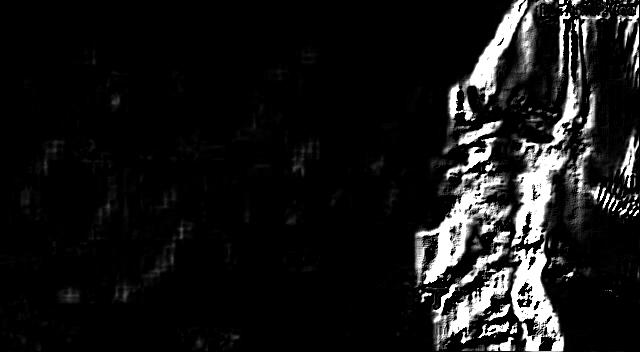
%> input picture src/prototype/022.jpg, 640 x 352 px
$ octave --eval "result = spectralResidual(imread('../022.jpg'));"   (GNU Octave 9; MATLAB toolbox functions it lacks are replaced by stand-ins)
%> lines starting %> are read from the running program, lines starting %| are printed output that depends on the picture
function map = spectralResidual(img)
inImg = im2double(rgb2gray(img));
% inImg = imresize(img, 64/size(img, 2));

%% Spectral Residual
myFFT = fft2(inImg);
myLogAmplitude = log(abs(myFFT));
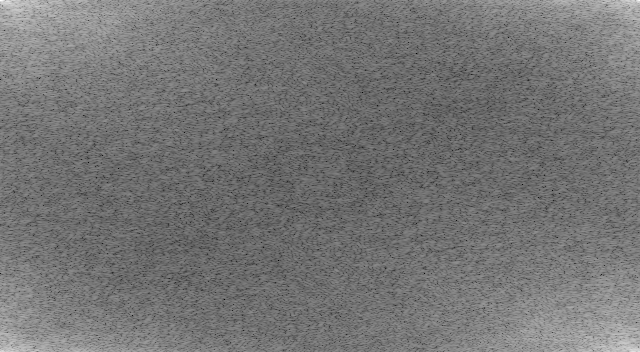
%> myLogAmplitude: size 352x640 double; min -2.63, max 9.92, mean 3.12; drawn with min black and max white
myPhase = angle(myFFT);
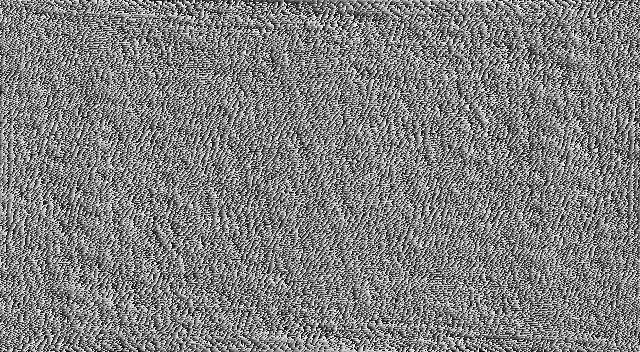
%> myPhase: size 352x640 double; min -3.14, max 3.14, mean 1.39e-05; drawn with min black and max white
mySpectralResidual = myLogAmplitude - imfilter(myLogAmplitude, fspecial('average', 3), 'replicate');
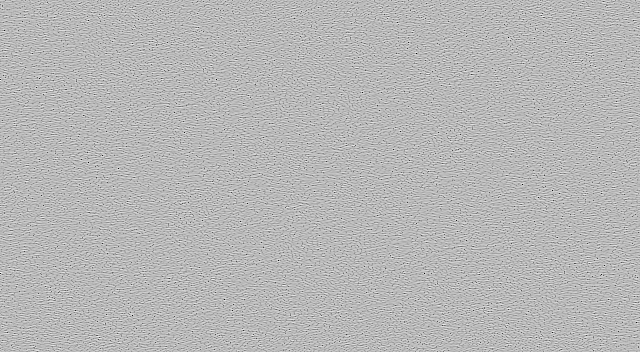
%> mySpectralResidual: size 352x640 double; min -4.68, max 1.83, mean 1.9e-16; drawn with min black and max white
saliencyMap = abs(ifft2(exp(mySpectralResidual + i*myPhase))).^2;
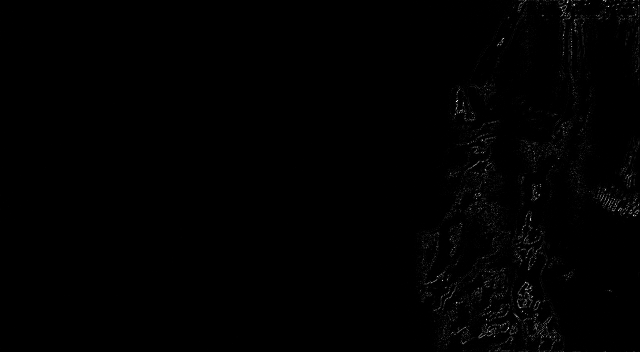
%> saliencyMap: size 352x640 double; min 3.47e-14, max 0.00141, mean 6.77e-06; drawn with min black and max white

%% After Effect
saliencyMap = mat2gray(imfilter(saliencyMap, fspecial('gaussian', [10, 10], 2.5)));
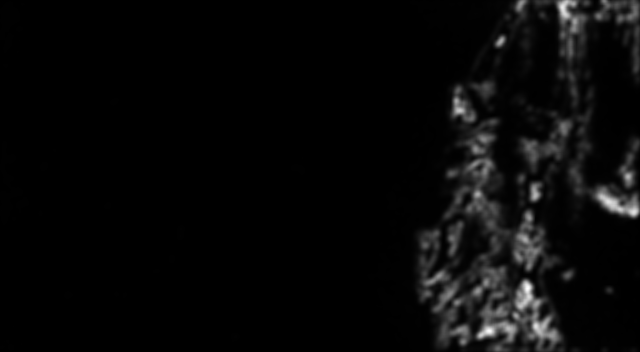
%> saliencyMap: size 352x640 double; min 0, max 1, mean 0.0345
map = saliencyMap;
